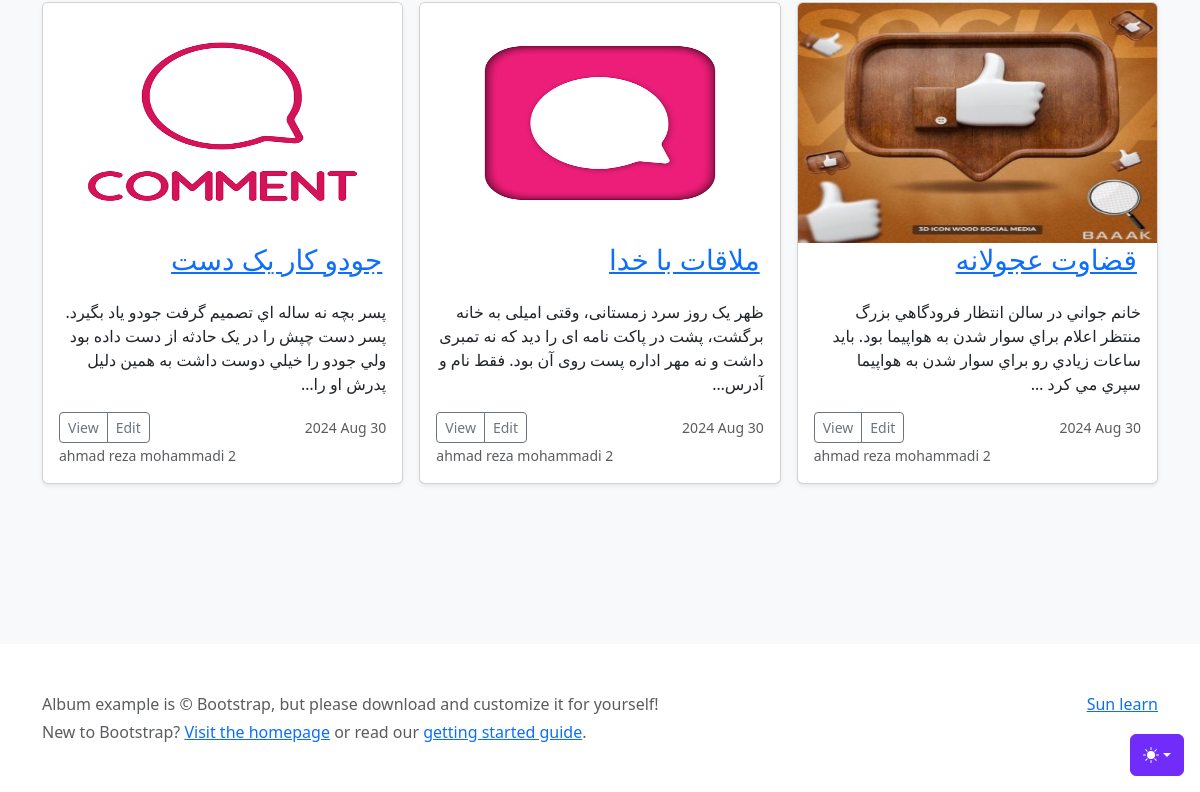
The page /art_list/ (lower part) on the database as committed earlier.
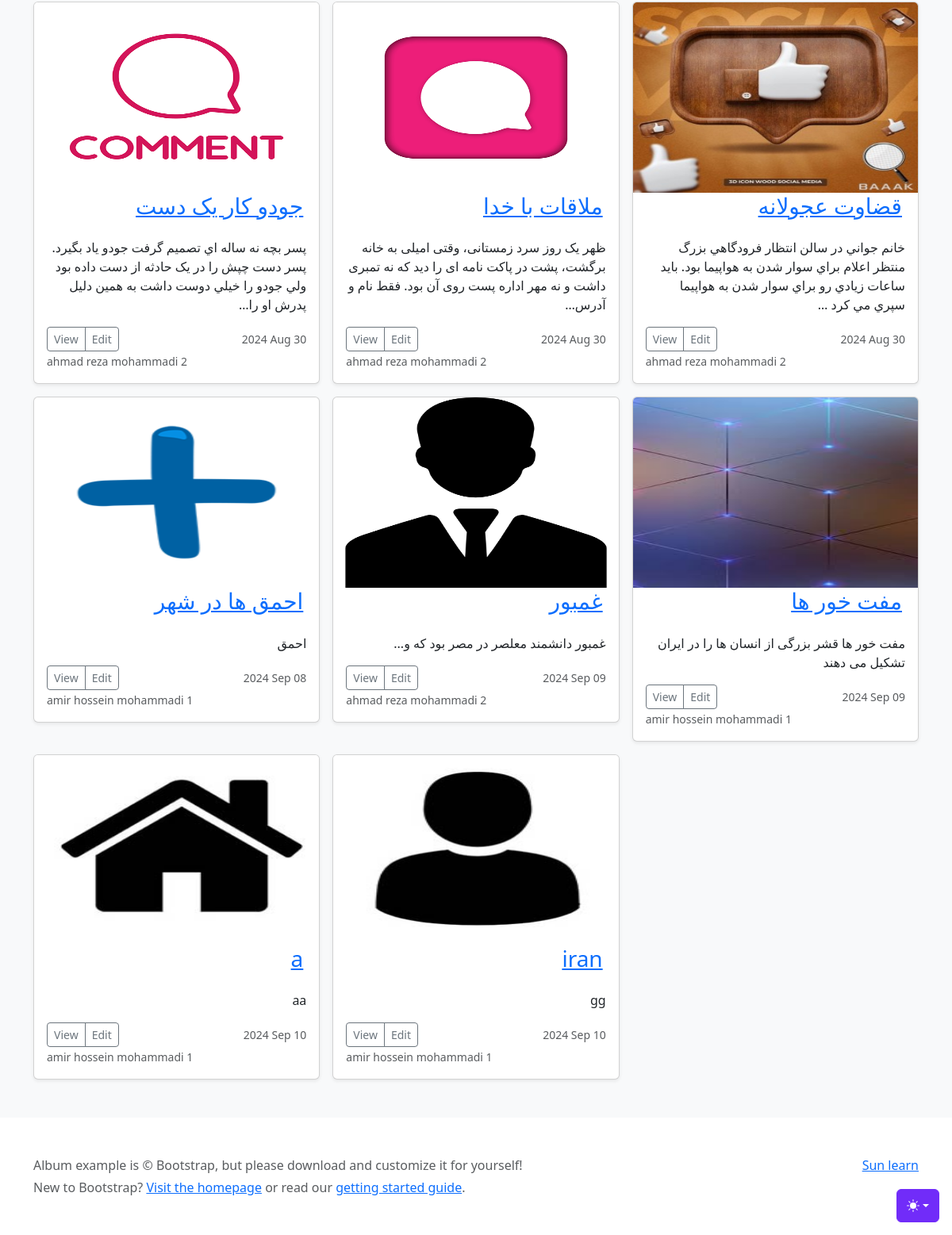
The same page on the database as committed later.
### Home/models.py (models this page shows, shortened)
class Article(models.Model):
    title = models.CharField(max_length=100) # , null=True, blank=True
    text = models.TextField(help_text="Enter your article text.")
    pub_date = models.DateTimeField(auto_now_add=True)
    updated_date = models.DateTimeField(auto_now=True)
    is_show = models.BooleanField(default=True)
    image = models.ImageField(upload_to="Home/image_article/")
    auther = models.ForeignKey("Person", on_delete=models.CASCADE)

class Person(models.Model):
    first_name = models.CharField(max_length=200)
    last_name = models.CharField(max_length=200)
    email = models.EmailField()
    age = models.IntegerField(default=0)
    website_url = models.URLField(max_length=200)
    score = models.FloatField()
    score_2 = models.DecimalField(max_digits=5, decimal_places=2, default=0)
    def __str__(self):
        return f"{self.first_name} {self.last_name} {self.id} "

### Home/views.py (the view)
# urls.py: path('art_list/', views.art_list, name='art_list'),
def art_list(request):
    articles = Article.objects.all().filter(is_show=True)
    search_line = request.GET.get('search')
    if search_line:
        articles = articles.filter(title__icontains=search_line)
    context = {
        'article':articles
    }
    return render(request, 'Home/art_list.html', context)

### Home/templates/Home/art_list.html (shortened to what this page needs)
{% extends 'base/base.html' %}
{% block body %}
<main>
  <div class="album py-5 bg-body-tertiary">
    <div class="container">
      <div class="row row-cols-1 row-cols-sm-2 row-cols-md-3 g-3">
      {% for art in article %}
        <div class="col">
          <div class="card shadow-sm">
            <a href="{% url 'home:detail' art.id %}"><img class="bd-placeholder-img card-img-top" src="{{ art.image.url }}" alt={{ art.title }} height=240px width=300px>
            <br><h3 class="align-right" dir="rtl" style="padding-right: 20px">{{art.title}}</h3>
            <div class="card-body"></a>
              <p class="card-text" dir="rtl" >{{art.text|truncatechars:140}}</p>
              <div class="d-flex justify-content-between align-items-center">
                <div class="btn-group">
                  <button type="button" class="btn btn-sm btn-outline-secondary">View</button>
                  <button type="button" class="btn btn-sm btn-outline-secondary">Edit</button>
                </div>
                <small class="text-body-secondary">{{art.pub_date|date:"Y M d"}}</small>
              </div>
              <small class="text-body-secondary">{{art.auther}}</small>
            </div>
          </div>
        </div>
          {% empty %}
          <p class="text-danger">Article not found</p>
      {% endfor %}
{% endblock %}

### templates/base/base.html (shortened to what this page needs)
{% load static %}
<!doctype html>
<html lang="en" data-bs-theme="auto">
  <head><script src="{% static 'color-modes.js' %}"></script>
    <link href="https://cdn.jsdelivr.net/npm/bootstrap@5.3.3/dist/css/bootstrap.min.css" rel="stylesheet">
    <link rel="stylesheet" href="https://cdn.jsdelivr.net/npm/@docsearch/css@3">
<link href="{% static 'bootstrap.min.css' %}" rel="stylesheet">
  </head>
  <body>
    <div class="dropdown position-fixed bottom-0 end-0 mb-3 me-3 bd-mode-toggle">
      <button class="btn btn-bd-primary py-2 dropdown-toggle d-flex align-items-center"
              id="bd-theme"
              type="button"
              aria-expanded="false"
              data-bs-toggle="dropdown"
              aria-label="Toggle theme (auto)">
        <svg class="bi my-1 theme-icon-active" width="1em" height="1em"><use href="#circle-half"></use></svg>
      </button>
    </div>
{% block body %}
{% endblock %}
  <div class="album py-5 bg-body-tertiary">
    <div class="container">
      <div class="row row-cols-1 row-cols-sm-2 row-cols-md-3 g-3">
      </div>
    </div>
  </div>
</main>
    {% include 'base/footer.html' with message="Sun learn" %}
    </body>
</html>

### templates/base/footer.html
<footer class="text-body-secondary py-5">
  <div class="container">
    <p class="float-end mb-1">
      <a href="#">{{ message }}</a>
    </p>
    <p class="mb-1">Album example is &copy; Bootstrap, but please download and customize it for yourself!</p>
    <p class="mb-0">New to Bootstrap? <a href="/">Visit the homepage</a> or read our <a href="../getting-started/introduction/">getting started guide</a>.</p>
  </div>
</footer>

### templates/base/base_style.html (style rules this page uses)
.bd-placeholder-img { font-size: 1.125rem; text-anchor: middle; -webkit-user-select: none; -moz-user-select: none; user-select: none; }
.bi { vertical-align: -.125em; fill: currentColor; }
.btn-bd-primary { --bd-violet-bg: #712cf9; --bd-violet-rgb: 112.520718, 44.062154, 249.437846; --bs-btn-font-weight: 600; --bs-btn-color: var(--bs-white); --bs-btn-bg: var(--bd-violet-bg); --bs-btn-border-color: var(--bd-violet-bg); --bs-btn-hover-color: var(--bs-white); --bs-btn-hover-bg: #6528e0; --bs-btn-hover-border-color: #6528e0; --bs-btn-focus-shadow-rgb: var(--bd-violet-rgb); --bs-btn-active-color: var(--bs-btn-hover-color); --bs-btn-active-bg: #5a23c8; --bs-btn-active-border-color: #5a23c8; }
.bd-mode-toggle { z-index: 1500; }

Rows that differ between the two databases and show on the page:
added Article: image (picture), title "احمق ها در شهر", text "احمق", pub_date "2024 Sep 08", auther "amir hossein mohammadi 1"
added Article: image (picture), title "غمبور", text "غمبور دانشمند معلصر در مصر بود که و...", pub_date "2024 Sep 09", auther "ahmad reza mohammadi 2"
added Article: image (picture), title "مفت خور ها", text "مفت خور ها قشر بزرگی از انسان ها را در ایران تشکیل می دهند", pub_date "2024 Sep 09", auther "amir hossein mohammadi 1"
added Article: image (picture), title "a", text "aa", pub_date "2024 Sep 10", auther "amir hossein mohammadi 1"
added Article: image (picture), title "iran", text "gg", pub_date "2024 Sep 10", auther "amir hossein mohammadi 1"
